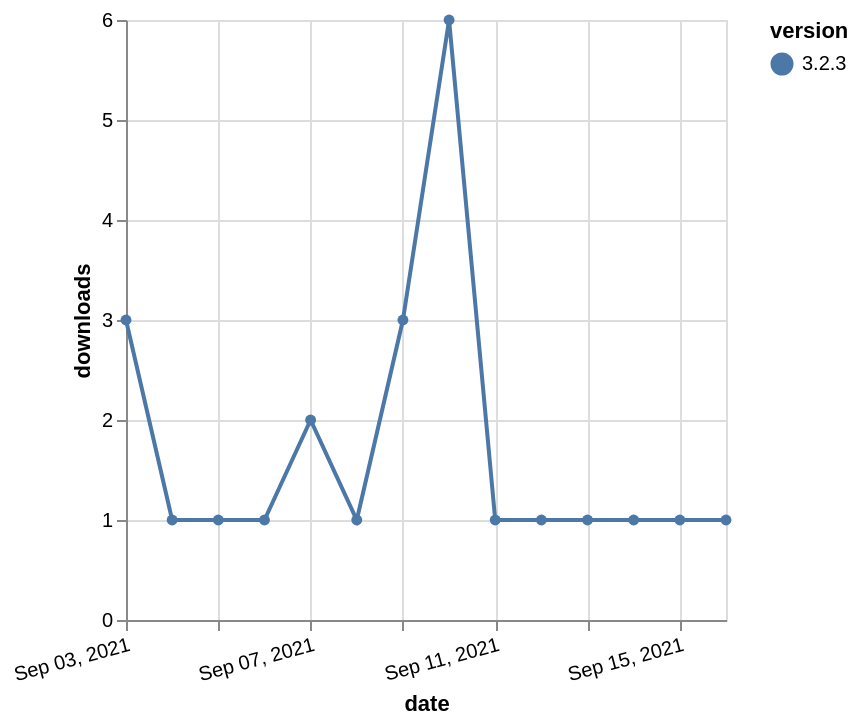

Source (Vega-Lite JSON):
### Vega-Lite specification from a JSON file in a GitHub repository (floating-point values rounded to 4 significant figures)
{"$schema": "https://vega.github.io/schema/vega-lite/v5.json", "description": "A simple bar chart with embedded data.", "data": {"values": [{"date": "2021-09-03", "total": 676, "delta": 3, "version": "3.2.3"}, {"date": "2021-09-04", "total": 677, "delta": 1, "version": "3.2.3"}, {"date": "2021-09-05", "total": 678, "delta": 1, "version": "3.2.3"}, {"date": "2021-09-06", "total": 679, "delta": 1, "version": "3.2.3"}, {"date": "2021-09-07", "total": 681, "delta": 2, "version": "3.2.3"}, {"date": "2021-09-08", "total": 682, "delta": 1, "version": "3.2.3"}, {"date": "2021-09-09", "total": 685, "delta": 3, "version": "3.2.3"}, {"date": "2021-09-10", "total": 691, "delta": 6, "version": "3.2.3"}, {"date": "2021-09-11", "total": 692, "delta": 1, "version": "3.2.3"}, {"date": "2021-09-12", "total": 693, "delta": 1, "version": "3.2.3"}, {"date": "2021-09-13", "total": 694, "delta": 1, "version": "3.2.3"}, {"date": "2021-09-14", "total": 695, "delta": 1, "version": "3.2.3"}, {"date": "2021-09-15", "total": 696, "delta": 1, "version": "3.2.3"}, {"date": "2021-09-16", "total": 697, "delta": 1, "version": "3.2.3"}]}, "width": "container", "mark": {"type": "line", "point": {"filled": true}}, "encoding": {"x": {"field": "date", "type": "temporal", "timeUnit": "yearmonthdate", "title": "date", "axis": {"labelAngle": -15}}, "y": {"field": "delta", "type": "quantitative", "title": "downloads"}, "color": {"field": "version", "type": "nominal"}, "tooltip": {"field": "delta"}}}
